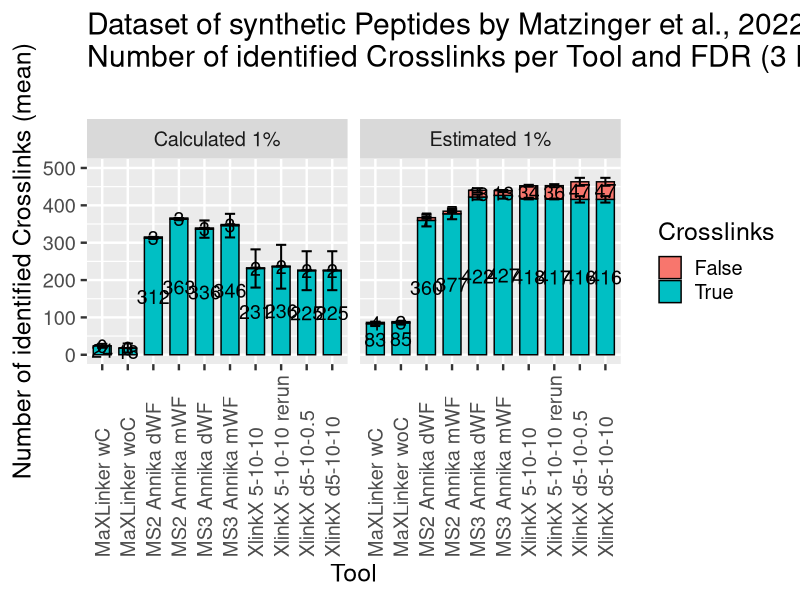
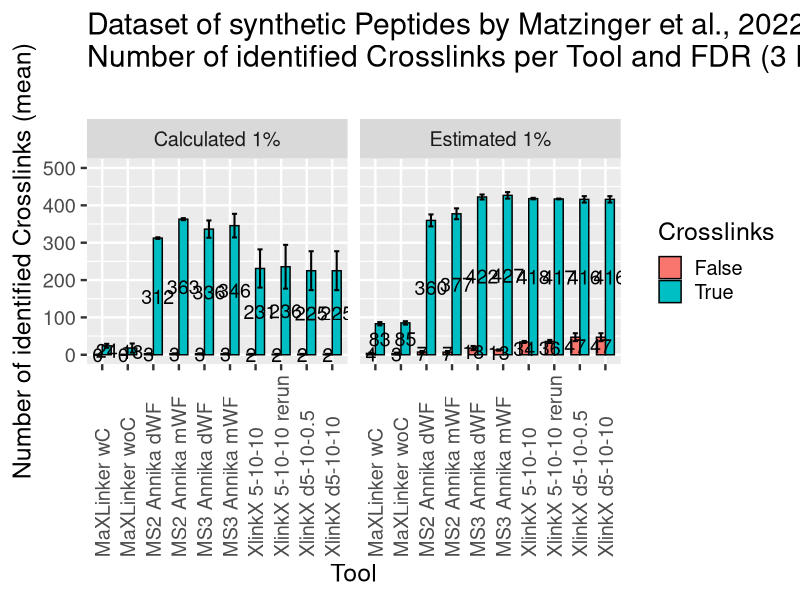
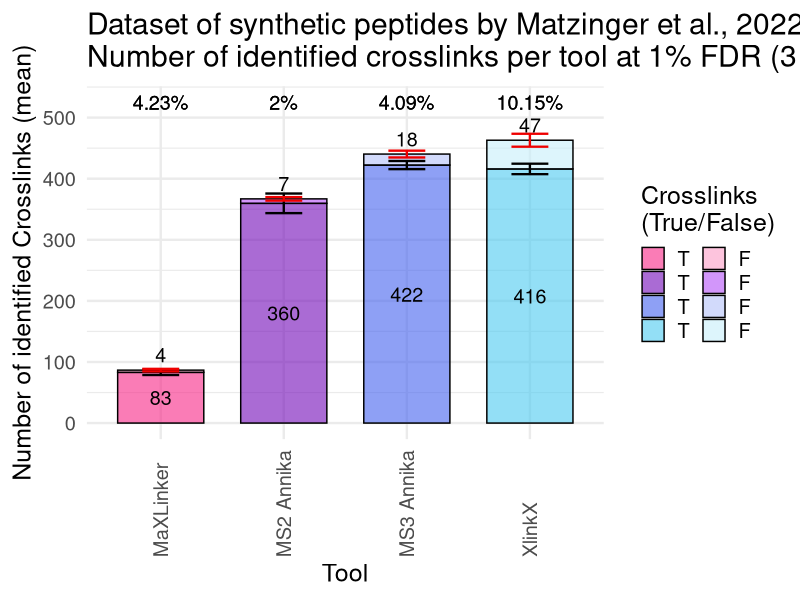

Write R code to recreate these figures, in order.
library(tidyverse)
library(readxl)

rep1 <- read_xlsx("results_rep1.xlsx")
rep2 <- read_xlsx("results_rep2.xlsx")
rep3 <- read_xlsx("results_rep3.xlsx")

all <- rbind(rep1, rep2, rep3)

aggregated <- all %>% 
  group_by(Tool, FDR) %>% 
  summarise(
    True = mean(`True Crosslinks`),
    False = mean(`False Crosslinks`),
    meanTrue = mean(`True Crosslinks`),
    meanFalse = mean(`False Crosslinks`),
    sdTrue = sd(`True Crosslinks`),
    sdFalse = sd(`False Crosslinks`)
  )

pivoted <- pivot_longer(aggregated, -c("Tool", "FDR", "meanTrue", "meanFalse","sdTrue", "sdFalse"), names_to = "mean", values_to = "mean_value")

df <- pivoted %>% 
  mutate(sd = ifelse(mean == "True", sdTrue, sdFalse)) %>% 
  mutate(ymin = ifelse(mean == "True", meanTrue, meanTrue + meanFalse) - sd) %>% 
  mutate(ymax = ifelse(mean == "True", meanTrue, meanTrue + meanFalse) + sd)

ggplot(df, aes(x=Tool, y=mean_value, fill=mean)) +
  geom_bar(stat="identity", color="black", width = 0.7) +
  geom_errorbar(aes(x=Tool, ymin=ymin, ymax=ymax), width = 0.4, colour = "black", stat = "identity", size = 0.7) +
  ggtitle("Dataset of synthetic Peptides by Matzinger et al., 2022:\nNumber of identified Crosslinks per Tool and FDR (3 Replicates, Crosslinker: DSSO)\n") +
  facet_grid(~ `FDR`) +
  xlab("Tool") +
  ylab("Number of identified Crosslinks (mean)") +
  ylim(c(0, 500)) +
  labs(fill="Crosslinks") +
  geom_text(aes(label=round(mean_value, 0)), size=5.0, position = position_stack(vjust = 0.5)) +
  theme_gray(base_size = 18) +
  theme(axis.text.x = element_text(angle = 90, hjust = 0, vjust = 0.5)) 

w = 0.7
ggplot(df, aes(x=Tool, y=mean_value, fill=mean)) +
  geom_bar(stat="identity", color="black", width = 0.7, position = position_dodge(width = w)) +
  geom_errorbar(aes(ymin=mean_value-sd, ymax=mean_value+sd), width = 0.4, colour = "black", stat = "identity", size = 0.7, position = position_dodge(width = w)) +
  ggtitle("Dataset of synthetic Peptides by Matzinger et al., 2022:\nNumber of identified Crosslinks per Tool and FDR (3 Replicates, Crosslinker: DSSO)\n") +
  facet_grid(~ `FDR`) +
  xlab("Tool") +
  ylab("Number of identified Crosslinks (mean)") +
  ylim(c(0, 500)) +
  labs(fill="Crosslinks") +
  geom_text(aes(x = Tool, y = round(mean_value/2, 0), label=round(mean_value, 0)), size=5.0, position = position_dodge(width = w)) +
  theme_gray(base_size = 18) +
  theme(axis.text.x = element_text(angle = 90, hjust = 0, vjust = 0.5)) 

selected <- aggregated %>% 
  filter(Tool %in% c("MaXLinker wC", "MS2 Annika dWF", "MS3 Annika dWF", "XlinkX d5-10-10")) %>%
  filter(FDR == "Estimated 1%") %>% 
  mutate(Tool = case_when(Tool == "MaXLinker wC" ~ "MaXLinker",
                          Tool == "MS2 Annika dWF" ~ "MS2 Annika",
                          Tool == "MS3 Annika dWF" ~ "MS3 Annika",
                          Tool == "XlinkX d5-10-10" ~ "XlinkX",
                          TRUE ~ Tool))

pivoted <- pivot_longer(selected, -c("Tool", "FDR", "meanTrue", "meanFalse","sdTrue", "sdFalse"), names_to = "mean", values_to = "mean_value")

df <- pivoted %>% 
  mutate(sd = ifelse(mean == "True", sdTrue, sdFalse)) %>% 
  mutate(ymin = ifelse(mean == "True", meanTrue, meanTrue + meanFalse) - sd) %>% 
  mutate(ymax = ifelse(mean == "True", meanTrue, meanTrue + meanFalse) + sd) %>% 
  mutate(position = ifelse(mean == "True", round(meanTrue / 2), round(meanTrue + meanFalse) + 25)) %>% 
  mutate(mean = ifelse(mean == "True", "True Crosslinks", "False Crosslinks")) %>% 
  mutate(coloring = paste(Tool, mean, sep = " ")) %>% 
  mutate(coloring_fct = factor(coloring, levels = c(
    "MaXLinker True Crosslinks", "MS2 Annika True Crosslinks", "MS3 Annika True Crosslinks", "XlinkX True Crosslinks",
    "MaXLinker False Crosslinks", "MS2 Annika False Crosslinks", "MS3 Annika False Crosslinks", "XlinkX False Crosslinks"
  ))) %>% 
  mutate(true_fdr = meanFalse / (meanFalse + meanTrue))

ggplot(df, aes(x=Tool, y=mean_value, fill=coloring_fct)) +
  geom_bar(stat="identity", color="black", width = 0.7, position = position_stack(reverse = T)) +
  geom_errorbar(aes(x=Tool, ymin=ymin, ymax=ymax), width = 0.3, colour = rep(c("black", "red2"), 4), stat = "identity", size = 0.8) +
  ggtitle("Dataset of synthetic peptides by Matzinger et al., 2022:\nNumber of identified crosslinks per tool at 1% FDR (3 replicates, crosslinker: DSSO)") +
  scale_fill_manual(values = alpha(c("#F72585", "#7209B7", "#4361EE", "#4CC9F0",
                                     "#FB9DC7", "#B450F7", "#B4C1F8", "#C6EEFA"), 0.6),
                    labels = c(rep("T", 4), rep("F", 4))) +
  xlab("Tool") +
  ylab("Number of identified Crosslinks (mean)") +
  ylim(c(0, 525)) +
  labs(fill="Crosslinks\n(True/False)") +
  geom_text(aes(y=position, label=round(mean_value, 0)), size=5.0) +
  geom_text(aes(y = 525, label = paste0(round(true_fdr * 100, 2), "%")), size=5.0, angle = 0, hjust = 0.5) +
  theme_minimal(base_size = 18) +
  theme(axis.text.x = element_text(angle = 90, hjust = 0, vjust = 0.5)) +
  guides(fill = guide_legend(ncol = 2, label.position = "right"))
